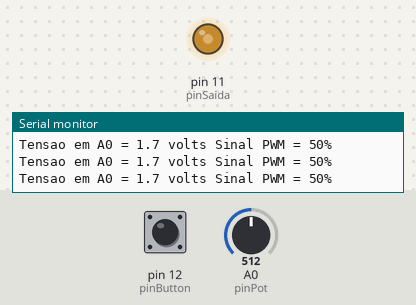
Bench run of a sketch on a simulated Arduino Uno, built with avr-gcc and run on an emulated ATmega328P. On the bench: output pins drawn as LEDs (lit = HIGH), the last lines printed to the serial monitor. The inputs (shaded band) are chosen by the test bench; at power-on: A0 (pinPot) = 512, pin 12 (pinButton) HIGH.

Above: at 1.2 s.
1.3 s: A0 (pinPot) set to 114
At 2.0 s:
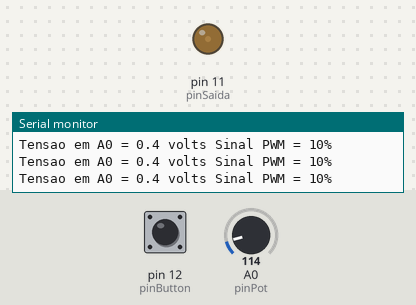
2.8 s: A0 (pinPot) set to 96
At 4.2 s:
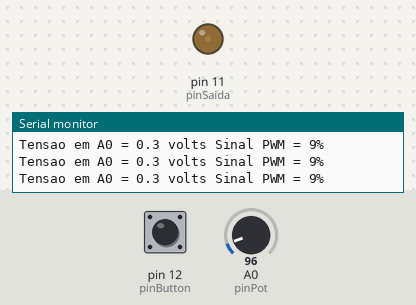
5.8 s: pin 12 (pinButton) pulled LOW for 0.15 s
At 7.1 s:
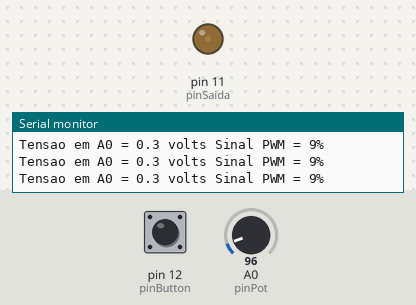
7.4 s: A0 (pinPot) set to 716
At 7.9 s:
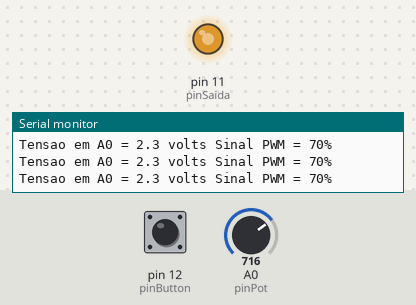
8.9 s: A0 (pinPot) set to 1009
At 9.6 s:
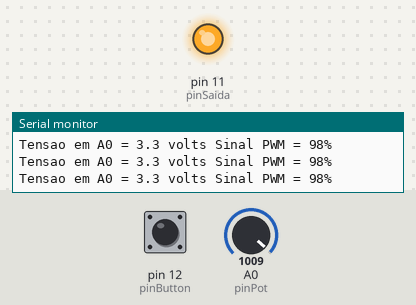
10.4 s: A0 (pinPot) set to 1020
At 11.4 s:
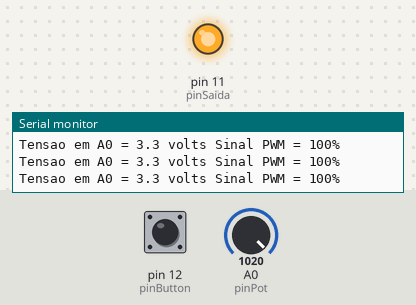
Timing chart, 0 to 13.4 s (numbered marks = the images above; inputs shaded):
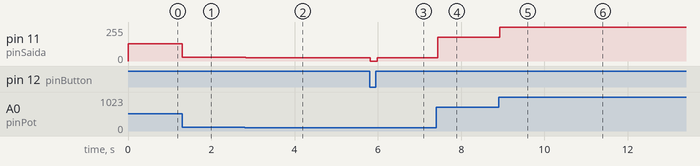

The sketch:

codNat.ino
```cpp
#define pinSaida 11
#define pinButton 12
#define pinPot A0

int tensaoPot = 0;

void setup() {
  pinMode(pinSaida, OUTPUT);
  pinMode(pinButton, INPUT_PULLUP); // ativa resistor interno PULLUP
  Serial.begin(9600);
  Serial.print("Arduino Ligado.");
}

void loop() {
  tensaoPot =  analogRead(pinPot); // le pino de entrada, analogRead retorna valores de 0 a 1023
  if (digitalRead(pinButton) == HIGH) {
    analogWrite(pinSaida, tensaoPot / 4); // analogWrite vai de 0 a 255, entao fazendo regra de 3 tem q dividir por 4
  } else {
    analogWrite(pinSaida,0); // se chave estiver apertada fica em LOW = 0, pinSaida = 0.
  }
  Serial.print("Tensao em A0 = ");
  Serial.print(tensaoPot*3.3/1023,1); // 1023 equivale a 3.3, tensaoPot equivale a x, regra de tres para converter em tensao, com 1 casa decimal
  Serial.print(" volts Sinal PWM = ");
  Serial.print((tensaoPot/4)*100/255); // quantos % de 255 que vale tensaoPot/4
  Serial.println("%");
}
```

Measured:
- after the input at 1.3 s, pin 11 (pinSaida): 128/255 → 28/255 at once
- after the input at 2.8 s, pin 11 (pinSaida): 28/255 → 24/255 at once
- after the input at 5.8 s, pin 11 (pinSaida): 24/255 → 0/255 at once, → 24/255 0.17 s later
- after the input at 7.4 s, pin 11 (pinSaida): 24/255 → 179/255 at once
- after the input at 8.9 s, pin 11 (pinSaida): 179/255 → 252/255 at once
- after the input at 10.4 s, pin 11 (pinSaida): 252/255 → 255/255 at once
